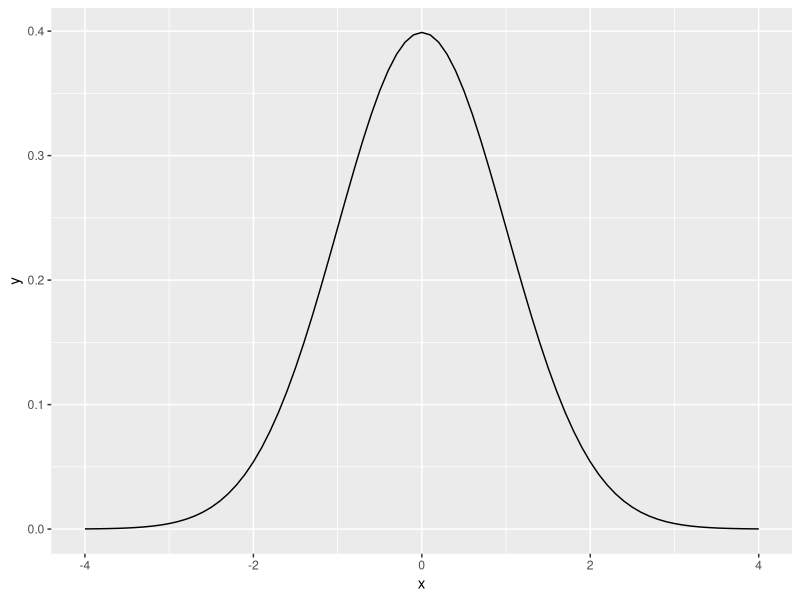
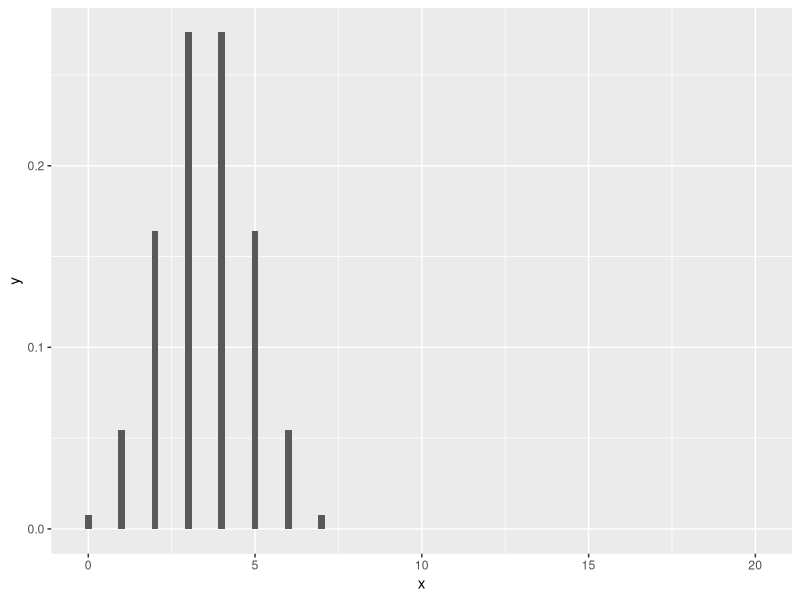

Recreate these plots in R, in order.
## ---- chunk 1
knitr::opts_chunk$set(echo = TRUE)
library(tidyverse)
library(ggplot2)
## ---- chunk 2

# sd  = 1/12

for (n in c(2, 10, 100, 1000)) {
  
  cat ("\n5 runs for n = ", n, "\n")
  for (i in 1:5) {
    print(sd(runif(n)))
  }
}
## ---- chunk 3
cat("\n")
nosim <- 1000
n <- 10

# Create a matrix of nosim by n 
dat = matrix(runif(nosim * n), nosim, n)

# Calculate the mean for every column
datm = apply(dat, 1, mean)

# Calculate the mean and sd of that column

sdev = sd(datm)
smean = mean(datm)

# For a uniform distrbution tge variance is 1/12
# The SD is sqrt(Var) 
# The SEM is SD / sqrt(n)

var = 1/12
t = sqrt(var)/sqrt(n)
cat('The observed sem is', sdev, 'compared to the theoretical',t)
## ---- chunk 4
cat("\n")
nosim <- 1000
n <- 10

# Create a matrix of nosim by n 
dat = matrix(rnorm(nosim * n), nosim, n)

# Calculate the mean for every column
datm = apply(dat, 1, mean)

# Calculate the mean and sd of that column

sdev = sd(datm)
smean = mean(datm)

# For a normal distribution the variance is 1
# The SD is sqrt(Var) 
# The SEM is SD / sqrt(n)

var = 1
t = sqrt(var)/sqrt(n)
cat('The observed sem is', sdev, 'compared to the theoretical',t)
## ---- chunk 5
cat("\n")
nosim <- 1000
n <- 10

# Create a matrix of nosim by n 
dat = matrix(rpois(nosim * n, 4), nosim, n)

# Calculate the mean for every column
datm = apply(dat, 1, mean)

# Calculate the mean and sd of that column

sdev = sd(datm)
smean = mean(datm)

# For a poisson(4) distribution the variance is 4
# The SD is sqrt(Var) 
# The SEM is SD / sqrt(n)

var = 4
t = sqrt(var)/sqrt(n)
cat('The observed sem is', sdev, 'compared to the theoretical',t)
## ---- chunk 6

# Use the 'd' functions to get the density probability 
dnorm(0)
x <- seq(-4,4,0.1)
y <- dnorm(x)
ggplot() + geom_line(aes(x = x, y = y))

# Use the 'p' functions to get the cumulative probability 
pnorm(0,  mean = 0, sd = 1)
pmin1  = pnorm(-1, mean = 0, sd = 1)
pplus1 = pnorm(+1, mean = 0, sd = 1)
cat ("The +/- sd interval is:", pplus1 - pmin1)

pmin2  = pnorm(-2, mean = 0, sd = 1)
pplus2 = pnorm(+2, mean = 0, sd = 1)
pplus2 - pmin2
cat ("The +/- 2sd interval is:", pplus2 - pmin2)

pmin196  = pnorm(-1.96, mean = 0, sd = 1)
pplus196 = pnorm(+1.96, mean = 0, sd = 1)
pplus196 - pmin196
cat ("The +/- 2sd interval is:", pplus196 - pmin196)

pmin3  = pnorm(-3, mean = 0, sd = 1)
pplus3 = pnorm(+3, mean = 0, sd = 1)
cat ("The +/- 3sd interval is:", pplus3 - pmin3)

# Use the 'q' functions for quartile
# This is the inverse of the probability function

qbinom(x, size = 50, prob = .33)

q10 = qnorm(0.10, mean = 0, sd = 1)
q25 = qnorm(0.25, mean = 0, sd = 1)
q50 = qnorm(0.50, mean = 0, sd = 1)
q75 = qnorm(0.75, mean = 0, sd = 1)
q90 = qnorm(0.90, mean = 0, sd = 1)

pnorm(q10)
pnorm(q25)
pnorm(q50)
pnorm(q75)
pnorm(q75)

# (Or do the same thing quicker)
p = c(0.1, 0.25, 0.5, 0.75, 0.9)
p
q = qnorm(p, mean = 0, sd = 1)
q

# Use the 'r' functions for random samples
rnorm(10, mean = 5, sd = 2)
## ---- chunk 7

x <- 0:20
y <- dbinom(x, size = 7, prob = .5)
ggplot() + geom_bar(aes(x=x, y=y), stat = "identity", width=0.2)

# Use the 'p' functions to get the cumulative probability 
# What is the change to have x successes - or more - out of 8 tests with a chance 0.5 
pbinom(6, size = 8, prob = 0.5, lower.tail = F)

# Use the 'q' functions for quartile
# This is the inverse of the probability function

# How many successes do I need to have a chance of 50% that I achieve the test 
qbinom(0.5, size = 8, prob = 0.5)

# How many successes do I need to have a chance a that I achieve of 75% test
qbinom(0.75, size = 8, prob = 0.5)

# Use the 'r' functions for random samples
rbinom(25, size = 50, prob = 0.5)
